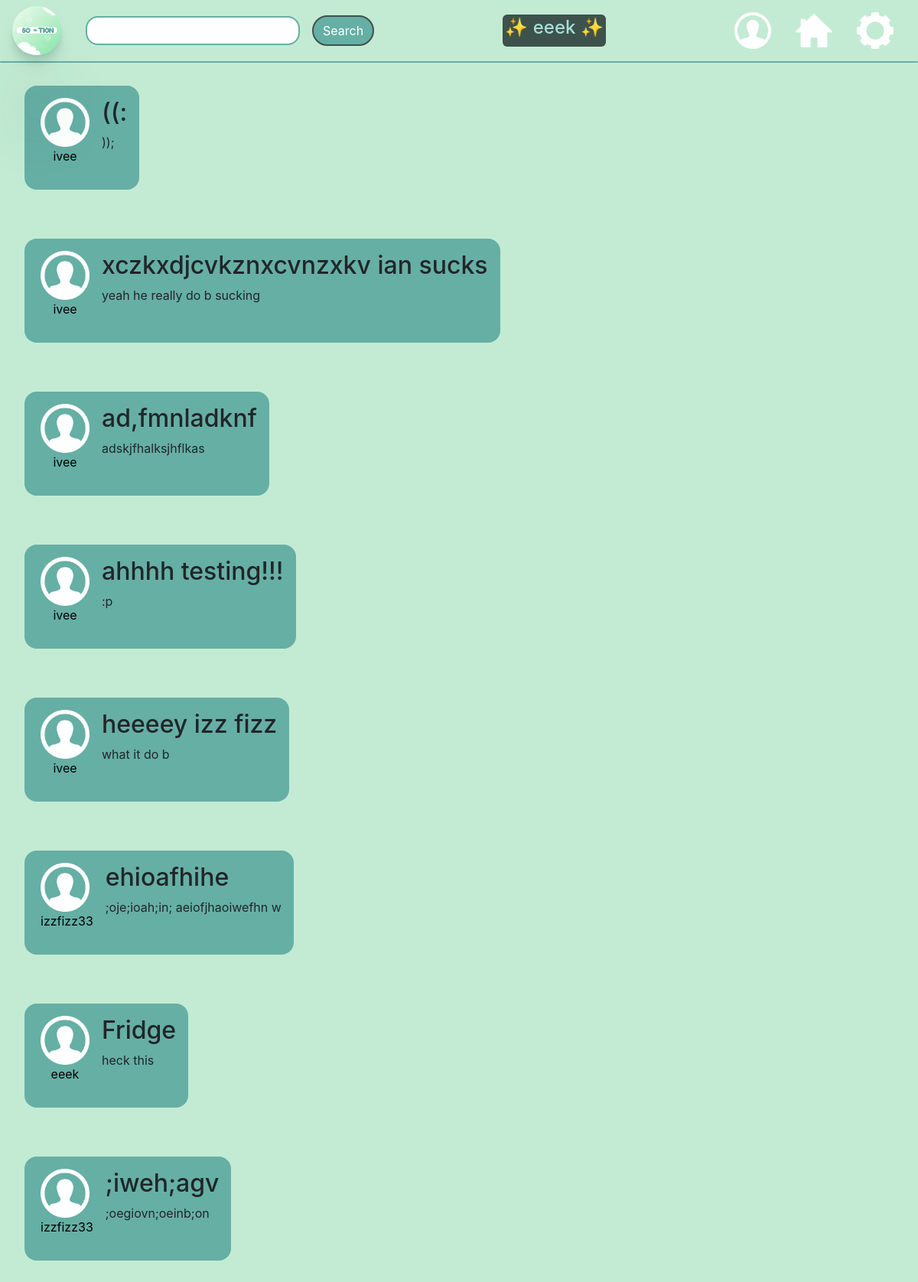
/homefeed (signed in), run on an earlier commit of the app's database.
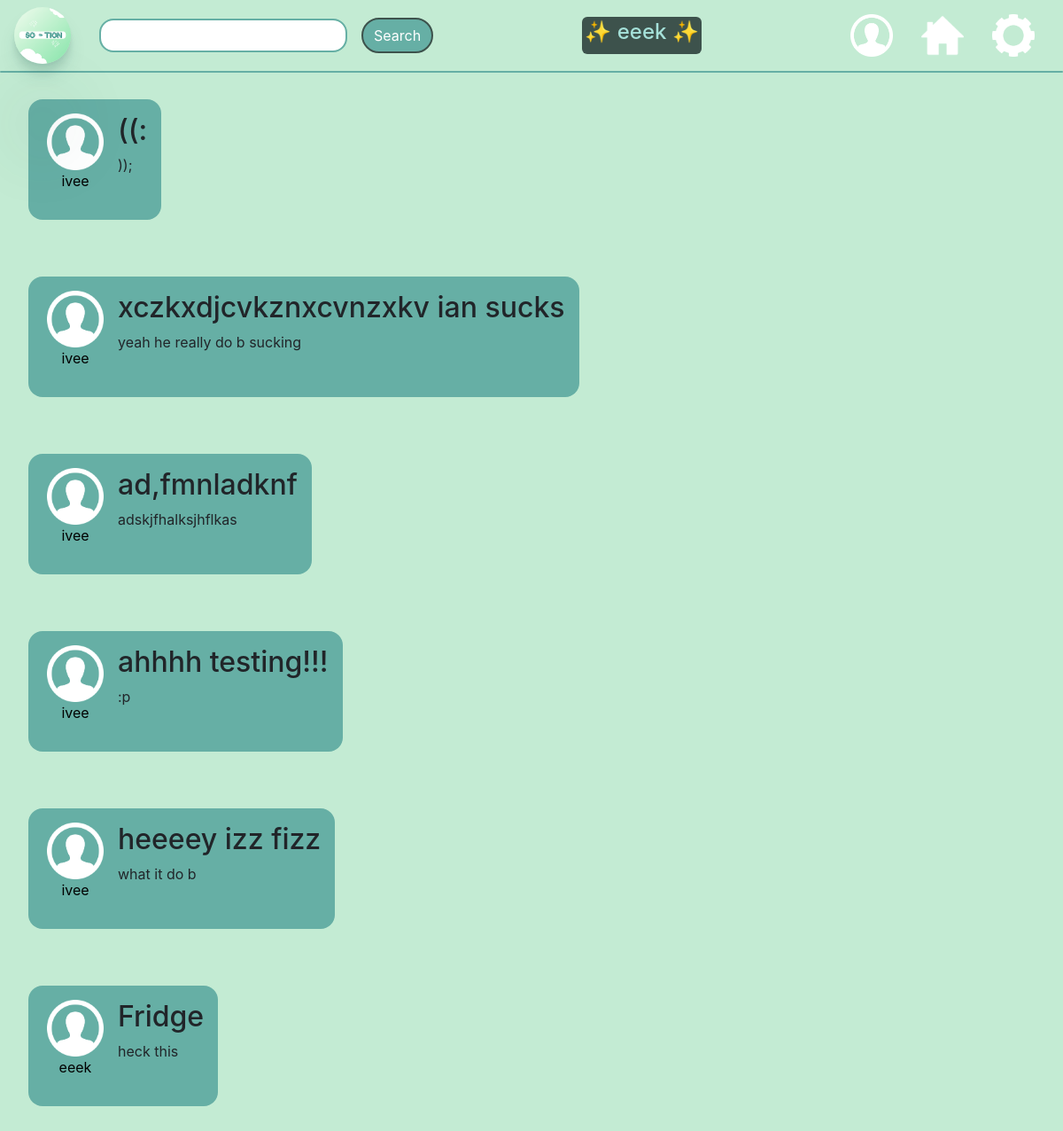
And on a later commit of the database.
### app.py (models this page shows, shortened)
class User(UserMixin, db.Model):
    id = db.Column(db.Integer, primary_key=True)
    email = db.Column(db.String(75), unique=True)
    username = db.Column(db.String(30), unique=True)
    password_hash = db.Column(db.String())
    is_authenticated = db.Column(db.Boolean, default=False)
    pfp_placement = db.Column(db.String(), default="center")
    bio_placement = db.Column(db.String(), default="center")
    post_placement = db.Column(db.String(), default="center")
    bio = db.Column(db.String(), default="BIO HERE")
    darkMode = db.Column(db.Boolean, default = True)

class Post(db.Model):
    id = db.Column(db.Integer, primary_key=True)
    user_id = db.Column(db.Integer, unique=False)
    post_title = db.Column(db.String(300), unique=False)
    post_content = db.Column(db.String(2800), unique=False)
    profile_pic = db.Column(db.Boolean, default=False)
    post_username = db.Column(db.String(30))

### app.py (the view, shortened to what this page needs)
@app.route('/homefeed', methods=['POST', "GET"])
@login_required
def homefeed():
    form1 = SearchForm()
    title="'s Homefeed"
    username = current_user.username
    postz = Post.query.all()
    tenposts = postz[-10:]
    return render_template("homefeed.html", title=(current_user.username + title), username=username, post1=reversed(tenposts), form1=form1 )

### app.py
class SearchForm(FlaskForm):
    searchword = StringField("searchword",validators=[InputRequired(), Length(min=4,max=15)])

### app.py (called while the page is built)
@login_manager.user_loader
def user_loader(user_id):
    return User.query.filter_by(id=user_id).first()

### templates/homefeed.html (shortened to what this page needs)
{% extends "base.html" %}
{% block content %}
<link rel="stylesheet" href="styles/homefeed.css">
  {% for post in post1 %}
  <div class="post">
    <div class="content">
      <a href="{{url_for('searchprofile', username=post.post_username)}}">
      <div class="pic-and-username">
        <img class="profile-icon" src="../images/profile-icon.png" alt="Profile picture">
        <p style="text-align: center;"class="username">{{ post.post_username }}</p>
      </div>
    </a>
      <div class="content-and-comments">
        <h2> {{ post.post_title }}</h2>
        <p> {{ post.post_content }}</p>
      </div>
    </div>
  </div>
{% endfor %}
{% endblock content %}

### templates/base.html (shortened to what this page needs)
<!doctype html>
<html lang="en">
<head>
    <link rel="stylesheet" href="https://stackpath.bootstrapcdn.com/bootstrap/4.3.1/css/bootstrap.min.css"
>
    <link rel="stylesheet" href="../styles/homefeed.css">
</head>
<body>
    <nav class="fixed-top">
        <div class="navbar fixed-top nav">
            <div id="logo-and-search">
                <a href="{{ url_for('homefeed') }}">
                    <img class="navbar-logo" src="../images/So-tion-logo-pic.png" href="#" alt="So-tion logo" />
                </a>
                <form action="/search" method="POST">
                    {{ form1.searchword(class_="form-control") }}
                    <button type="submit" class="search-button btn btn-primary">Search</button>
                </form>
            </div>
            <div id='username-block'>
                <h4 id="username-text">&#x2728; {{username}} &#x2728;</h4>
            </div>
            <div id="right-navbar-images">
                <a href="{{ url_for('profile') }}">
                    <img class="profile-icon-navbar" src="../images/profile-icon.png" alt="profile icon button" /></a>
                <a href="{{ url_for('homefeed') }}">
                    <img class="home-navbar" src="../images/home.jpg" href="{{ url_for('homefeed') }}"
                        alt="Home button" /></a>
                <a href="{{ url_for('settings') }}">
                    <img class="gear-navbar" src="../images/gear.png" href="#" alt="Gear button" /></a>
            </div>
        </div>
        <div class="navbar-divider nav"></div>
    </nav>
    {% block content %}
    {% endblock %}
</body>
</html>

### static/styles/homefeed.css (style rules this page uses)
body { background-color: #c3ebd3; }
.navbar-logo { width: 4em; height: 4em; border-radius: 3em; border-width: 3em; box-shadow: 0 2.8px 2.2px rgba(24, 80, 72, 0.034), 0 6.7px 5.3px rgba(36, 110, 101, 0.048), 0 120.5px 179px rgba(33, 83, 77, 0.06), 0 12.3px 7.9px rgba(38, 83, 77, 0.072), 0 14.8px 20.4px rgba(25, 90, 81, 0.086), 0 100px 80px rgba(42, 90, 84, 0.12); }
.home-navbar, .gear-navbar, .profile-icon-navbar { width: 3em; height: 3em; position:relative; display: flex; justify-content: right; }
#logo-and-search { display: flex; justify-content: left; column-gap: 2em; }
#right-navbar-images { display: flex; justify-content: right; column-gap: 2em; margin-right: 1em; align-items: center; }
.navbar { display: flex; justify-content: space-between; position: fixed; }
.navbar-divider { height: 2px; background-color: #66afa5; margin-top: 5em; margin-bottom: 1em; border-radius: 5em; }
.post { display:flex; flex-direction: row; column-gap: 1em; border-width: 3em; padding: 2em; border-radius: 2px; border-color:black; }
.post:first-of-type { margin-top: 5em; }
.profile-icon { height:4em; width:4em; }
.fixed-top { position:fixed; background-color: #c3ebd3; }
.pic-and-username { display:flex; flex-direction: column; margin-right: 1em; margin-left: 5px; }
.content { display:flex; flex-direction: row; background-color: #66afa5; border-radius: 1em; padding: 1em; }
#username-block { background-color: #3D524c; padding: 3px; border-radius: 6px; color:#a5e1d9; }
.search-button { background-color: #66afa5; border:solid; border-width: 2px; border-color: #3D524c; border-radius: 35px; color:white; }
form { display: flex; align-items: center; column-gap: 1em; }
.form-control { border-radius: 1em; padding-left: 1em; border-color: #66afa5; border-width: 2px; }
a { text-decoration: none; color: black; }

What changed in the data, as far as the page shows it:
removed Post: post_username "izzfizz33", post_title "ehioafhihe", post_content ";oje;ioah;in; aeiofjhaoiwefhn w"
removed Post: post_username "izzfizz33", post_title ";iweh;agv", post_content ";oegiovn;oeinb;on"
